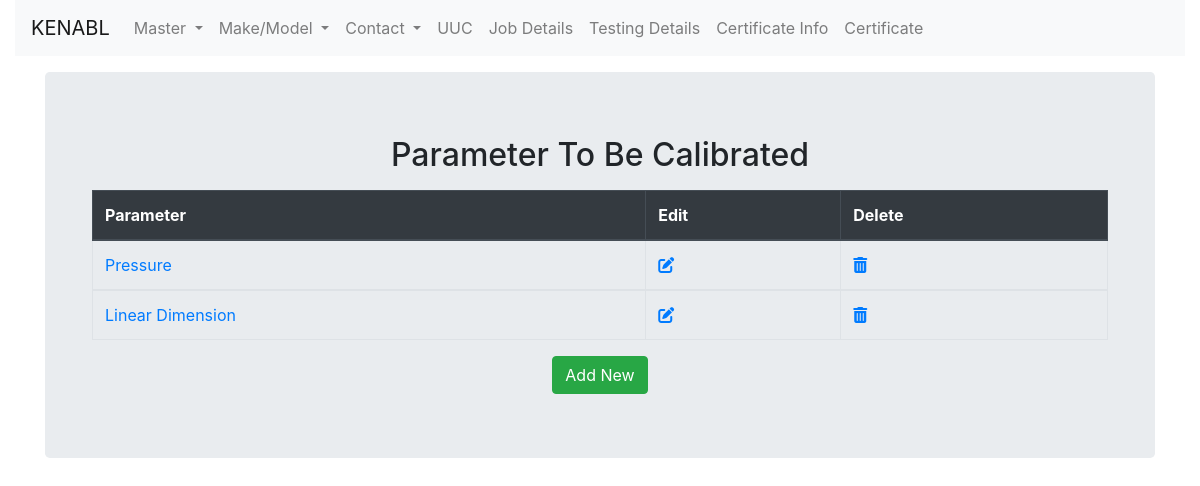
Page /parameter_calibrated/parametercalibrated/ on the committed database.
### parameter_calibrated/models.py (models this page shows, shortened)
class ParameterCalibrated(models.Model):
    master_name = models.ForeignKey('masterinstrument.MasterInstrumentType', on_delete=models.CASCADE, null=True)
    location_name = models.ForeignKey('location.Location', on_delete=models.CASCADE, null=True)
    parameter_name = models.CharField(max_length=200)

### parameter_calibrated/views.py (the view)
# urls.py: path('parametercalibrated/', views.ParameterCalibratedList.as_view(), name='parametercalibrated_list' ),
class ParameterCalibratedList(ListView):
	model = ParameterCalibrated
	template_name = 'parameter_calibrated/parameter_calibrated_list.html'

### parameter_calibrated/templates/parameter_calibrated/parameter_calibrated_list.html (shortened to what this page needs)
{% extends "masterinstrument/base.html"%}
{% block content %}
<div class="container">
  <div class="jumbotron">
    <div>
          <h2 style="text-align:center;">Parameter To Be Calibrated</h2>
    </div>
    <div class="container">
      <table class="table table-bordered">
        <thead class="thead-dark">
      <tr>
        <th scope="col">Parameter</th>
        <th scope="col">Edit</th>
        <th scope="col">Delete</th>
      </tr>
    </thead>
	{% for pc in parametercalibrated_list %}
  <tbody>
    <tr>
      <td><a href="{% url 'parametercalibrateddetail' pk=pc.pk %}">{{pc.parameter_name}}</a></td>
      <td><a href="{% url 'updateparametercalibrated' pk=pc.pk %}"><i class="fas fa-edit"></a></i></td>
      <td><a href="{% url 'deleteparametercalibrated' pk=pc.pk %}"><i class="fas fa-trash-alt"></a></i></td>
    </tr>
  </tbody>
	{% endfor %}
</table>
    <div class="text-center">
      <a class='btn btn-success' href="{% url 'createparametercalibrated' %}">Add New</a>
    </div>
  </div>
</div>
</div>
{% endblock %}

### rows in the picture
ParameterCalibrated: parameter_name "Pressure"
ParameterCalibrated: parameter_name "Linear Dimension"
